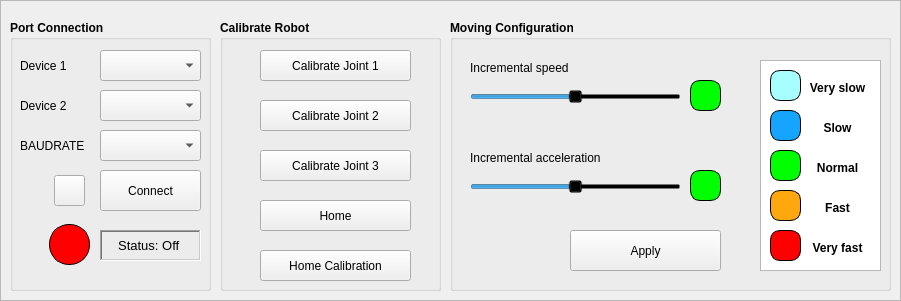
     <widget class="QFrame" name="frame1">
      <property name="geometry">
       <rect>
        <x>0</x>
        <y>0</y>
        <width>901</width>
        <height>301</height>
       </rect>
      </property>
      <property name="frameShape">
       <enum>QFrame::StyledPanel</enum>
      </property>
      <property name="frameShadow">
       <enum>QFrame::Plain</enum>
      </property>
      <widget class="QGroupBox" name="groupBox_1">
       <property name="geometry">
        <rect>
         <x>10</x>
         <y>20</y>
         <width>201</width>
         <height>271</height>
        </rect>
       </property>
       <property name="font">
        <font>
         <pointsize>9</pointsize>
         <weight>75</weight>
         <italic>false</italic>
         <bold>true</bold>
         <underline>false</underline>
        </font>
       </property>
       <property name="title">
        <string>Port Connection</string>
       </property>
       <widget class="QLabel" name="com_label">
        <property name="geometry">
         <rect>
          <x>10</x>
          <y>30</y>
          <width>55</width>
          <height>31</height>
         </rect>
        </property>
        <property name="font">
         <font>
          <pointsize>9</pointsize>
          <weight>50</weight>
          <bold>false</bold>
          <underline>false</underline>
         </font>
        </property>
        <property name="layoutDirection">
         <enum>Qt::LeftToRight</enum>
        </property>
        <property name="styleSheet">
         <string notr="true">background: transparent;</string>
        </property>
        <property name="text">
         <string>Device 1</string>
        </property>
       </widget>
       <widget class="QLabel" name="baud_label">
        <property name="geometry">
         <rect>
          <x>10</x>
          <y>110</y>
          <width>81</width>
          <height>31</height>
         </rect>
        </property>
        <property name="font">
         <font>
          <pointsize>9</pointsize>
          <weight>50</weight>
          <bold>false</bold>
          <underline>false</underline>
         </font>
        </property>
        <property name="styleSheet">
         <string notr="true">background: transparent;</string>
        </property>
        <property name="text">
         <string>BAUDRATE</string>
        </property>
       </widget>
       <widget class="QPushButton" name="btn_cnt">
        <property name="geometry">
         <rect>
          <x>90</x>
          <y>150</y>
          <width>101</width>
          <height>41</height>
         </rect>
        </property>
        <property name="font">
         <font>
          <pointsize>9</pointsize>
          <weight>50</weight>
          <bold>false</bold>
          <underline>false</underline>
         </font>
        </property>
        <property name="cursor">
         <cursorShape>PointingHandCursor</cursorShape>
        </property>
        <property name="styleSheet">
         <string notr="true"/>
        </property>
        <property name="text">
         <string>Connect</string>
        </property>
       </widget>
       <widget class="QComboBox" name="cb_com">
        <property name="geometry">
         <rect>
          <x>90</x>
          <y>30</y>
          <width>101</width>
          <height>31</height>
         </rect>
        </property>
        <property name="font">
         <font>
          <pointsize>9</pointsize>
          <weight>50</weight>
          <bold>false</bold>
         </font>
        </property>
        <property name="toolTip">
         <string extracomment="Connect to Robot"/>
        </property>
       </widget>
       <widget class="QComboBox" name="cb_baudrate">
        <property name="geometry">
         <rect>
          <x>90</x>
          <y>110</y>
          <width>101</width>
          <height>31</height>
         </rect>
        </property>
        <property name="font">
         <font>
          <pointsize>9</pointsize>
          <weight>50</weight>
          <bold>false</bold>
         </font>
        </property>
       </widget>
       <widget class="QLabel" name="light_stt">
        <property name="geometry">
         <rect>
          <x>39</x>
          <y>204</y>
          <width>41</width>
          <height>41</height>
         </rect>
        </property>
        <property name="styleSheet">
         <string notr="true">background: rgb(255,0,0); border-radius:20px;
border-color: rgb(0, 0, 0);
border-width : 0.5px;
border-style:inset;</string>
        </property>
        <property name="text">
         <string/>
        </property>
       </widget>
       <widget class="QLabel" name="text_stt">
        <property name="geometry">
         <rect>
          <x>90</x>
          <y>210</y>
          <width>101</width>
          <height>31</height>
         </rect>
        </property>
        <property name="font">
         <font>
          <pointsize>10</pointsize>
          <weight>50</weight>
          <bold>false</bold>
          <underline>false</underline>
         </font>
        </property>
        <property name="frameShape">
         <enum>QFrame::WinPanel</enum>
        </property>
        <property name="frameShadow">
         <enum>QFrame::Sunken</enum>
        </property>
        <property name="text">
         <string>Status: Off </string>
        </property>
        <property name="alignment">
         <set>Qt::AlignCenter</set>
        </property>
       </widget>
       <widget class="QComboBox" name="cb_com_2">
        <property name="geometry">
         <rect>
          <x>90</x>
          <y>70</y>
          <width>101</width>
          <height>31</height>
         </rect>
        </property>
        <property name="font">
         <font>
          <pointsize>9</pointsize>
          <weight>50</weight>
          <bold>false</bold>
         </font>
        </property>
        <property name="toolTip">
         <string extracomment="Connect to Conveyor"/>
        </property>
       </widget>
       <widget class="QLabel" name="com_label_2">
        <property name="geometry">
         <rect>
          <x>10</x>
          <y>70</y>
          <width>55</width>
          <height>31</height>
         </rect>
        </property>
        <property name="font">
         <font>
          <pointsize>9</pointsize>
          <weight>50</weight>
          <bold>false</bold>
          <underline>false</underline>
         </font>
        </property>
        <property name="layoutDirection">
         <enum>Qt::LeftToRight</enum>
        </property>
        <property name="styleSheet">
         <string notr="true">background: transparent;</string>
        </property>
        <property name="text">
         <string>Device 2</string>
        </property>
       </widget>
       <widget class="QPushButton" name="btn_renew_ports">
        <property name="geometry">
         <rect>
          <x>44</x>
          <y>155</y>
          <width>31</width>
          <height>31</height>
         </rect>
        </property>
        <property name="cursor">
         <cursorShape>PointingHandCursor</cursorShape>
        </property>
        <property name="text">
         <string/>
        </property>
        <property name="icon">
         <iconset>
          <normaloff>icon_reset.png</normaloff>icon_reset.png</iconset>
        </property>
        <property name="autoDefault">
         <bool>false</bool>
        </property>
        <property name="default">
         <bool>false</bool>
        </property>
        <property name="flat">
         <bool>false</bool>
        </property>
       </widget>
      </widget>
      <widget class="QGroupBox" name="groupBox_7">
       <property name="enabled">
        <bool>true</bool>
       </property>
       <property name="geometry">
        <rect>
         <x>220</x>
         <y>20</y>
         <width>221</width>
         <height>271</height>
        </rect>
       </property>
       <property name="font">
        <font>
         <pointsize>9</pointsize>
         <weight>75</weight>
         <bold>true</bold>
        </font>
       </property>
       <property name="title">
        <string>Calibrate Robot</string>
       </property>
       <widget class="QPushButton" name="btn_calibJ1">
        <property name="geometry">
         <rect>
          <x>40</x>
          <y>30</y>
          <width>151</width>
          <height>31</height>
         </rect>
        </property>
        <property name="font">
         <font>
          <pointsize>9</pointsize>
          <weight>50</weight>
          <bold>false</bold>
         </font>
        </property>
        <property name="cursor">
         <cursorShape>PointingHandCursor</cursorShape>
        </property>
        <property name="text">
         <string>Calibrate Joint 1</string>
        </property>
        <property name="icon">
         <iconset>
          <normaloff>icon_calib.png</normaloff>icon_calib.png</iconset>
        </property>
        <property name="autoDefault">
         <bool>true</bool>
        </property>
       </widget>
       <widget class="QPushButton" name="btn_calibJ2">
        <property name="geometry">
         <rect>
          <x>40</x>
          <y>80</y>
          <width>151</width>
          <height>31</height>
         </rect>
        </property>
        <property name="font">
         <font>
          <pointsize>9</pointsize>
          <weight>50</weight>
          <bold>false</bold>
         </font>
        </property>
        <property name="cursor">
         <cursorShape>PointingHandCursor</cursorShape>
        </property>
        <property name="text">
         <string>Calibrate Joint 2</string>
        </property>
        <property name="icon">
         <iconset>
          <normaloff>icon_calib.png</normaloff>icon_calib.png</iconset>
        </property>
        <property name="autoDefault">
         <bool>true</bool>
        </property>
       </widget>
       <widget class="QPushButton" name="btn_calibJ3">
        <property name="geometry">
         <rect>
          <x>40</x>
          <y>130</y>
          <width>151</width>
          <height>31</height>
         </rect>
        </property>
        <property name="font">
         <font>
          <pointsize>9</pointsize>
          <weight>50</weight>
          <bold>false</bold>
         </font>
        </property>
        <property name="cursor">
         <cursorShape>PointingHandCursor</cursorShape>
        </property>
        <property name="text">
         <string>Calibrate Joint 3</string>
        </property>
        <property name="icon">
         <iconset>
          <normaloff>icon_calib.png</normaloff>icon_calib.png</iconset>
        </property>
        <property name="autoDefault">
         <bool>true</bool>
        </property>
       </widget>
       <widget class="QPushButton" name="btn_Home">
        <property name="geometry">
         <rect>
          <x>40</x>
          <y>180</y>
          <width>151</width>
          <height>31</height>
         </rect>
        </property>
        <property name="font">
         <font>
          <pointsize>9</pointsize>
          <weight>50</weight>
          <bold>false</bold>
         </font>
        </property>
        <property name="cursor">
         <cursorShape>PointingHandCursor</cursorShape>
        </property>
        <property name="text">
         <string>Home</string>
        </property>
        <property name="shortcut">
         <string>H</string>
        </property>
        <property name="autoDefault">
         <bool>true</bool>
        </property>
       </widget>
       <widget class="QPushButton" name="btn_calibHome">
        <property name="geometry">
         <rect>
          <x>40</x>
          <y>230</y>
          <width>151</width>
          <height>31</height>
         </rect>
        </property>
        <property name="font">
         <font>
          <pointsize>9</pointsize>
          <weight>50</weight>
          <bold>false</bold>
         </font>
        </property>
        <property name="cursor">
         <cursorShape>PointingHandCursor</cursorShape>
        </property>
        <property name="text">
         <string>Home Calibration</string>
        </property>
        <property name="shortcut">
         <string>Ctrl+H</string>
        </property>
        <property name="autoDefault">
         <bool>true</bool>
        </property>
       </widget>
      </widget>
      <widget class="QGroupBox" name="groupBox_6">
       <property name="geometry">
        <rect>
         <x>450</x>
         <y>20</y>
         <width>441</width>
         <height>271</height>
        </rect>
       </property>
       <property name="font">
        <font>
         <pointsize>9</pointsize>
         <weight>75</weight>
         <bold>true</bold>
        </font>
       </property>
       <property name="title">
        <string>Moving Configuration </string>
       </property>
       <widget class="QLabel" name="label_15">
        <property name="geometry">
         <rect>
          <x>20</x>
          <y>40</y>
          <width>131</width>
          <height>16</height>
         </rect>
        </property>
        <property name="font">
         <font>
          <pointsize>9</pointsize>
          <weight>50</weight>
          <bold>false</bold>
         </font>
        </property>
        <property name="styleSheet">
         <string notr="true">background: transparent;</string>
        </property>
        <property name="text">
         <string>Incremental speed</string>
        </property>
       </widget>
       <widget class="QSlider" name="slide_speed">
        <property name="geometry">
         <rect>
          <x>20</x>
          <y>70</y>
          <width>211</width>
          <height>22</height>
         </rect>
        </property>
        <property name="styleSheet">
         <string notr="true">background: transparent;</string>
        </property>
        <property name="maximum">
         <number>40000</number>
        </property>
        <property name="singleStep">
         <number>2000</number>
        </property>
        <property name="pageStep">
         <number>10</number>
        </property>
        <property name="value">
         <number>20000</number>
        </property>
        <property name="sliderPosition">
         <number>20000</number>
        </property>
        <property name="orientation">
         <enum>Qt::Horizontal</enum>
        </property>
        <property name="tickPosition">
         <enum>QSlider::TicksBelow</enum>
        </property>
        <property name="tickInterval">
         <number>2000</number>
        </property>
       </widget>
       <widget class="QPushButton" name="btn_apply">
        <property name="geometry">
         <rect>
          <x>120</x>
          <y>210</y>
          <width>151</width>
          <height>41</height>
         </rect>
        </property>
        <property name="font">
         <font>
          <pointsize>9</pointsize>
          <weight>50</weight>
          <bold>false</bold>
         </font>
        </property>
        <property name="cursor">
         <cursorShape>PointingHandCursor</cursorShape>
        </property>
        <property name="text">
         <string>Apply</string>
        </property>
        <property name="iconSize">
         <size>
          <width>20</width>
          <height>20</height>
         </size>
        </property>
        <property name="autoDefault">
         <bool>true</bool>
        </property>
       </widget>
       <widget class="QLabel" name="label_35">
        <property name="geometry">
         <rect>
          <x>20</x>
          <y>130</y>
          <width>171</width>
          <height>16</height>
         </rect>
        </property>
        <property name="font">
         <font>
          <pointsize>9</pointsize>
          <weight>50</weight>
          <bold>false</bold>
         </font>
        </property>
        <property name="styleSheet">
         <string notr="true">background: transparent;</string>
        </property>
        <property name="text">
         <string>Incremental acceleration</string>
        </property>
       </widget>
       <widget class="QSlider" name="slide_acc">
        <property name="geometry">
         <rect>
          <x>20</x>
          <y>160</y>
          <width>211</width>
          <height>22</height>
         </rect>
        </property>
        <property name="styleSheet">
         <string notr="true">background: transparent;</string>
        </property>
        <property name="maximum">
         <number>40000</number>
        </property>
        <property name="singleStep">
         <number>2000</number>
        </property>
        <property name="value">
         <number>20000</number>
        </property>
        <property name="orientation">
         <enum>Qt::Horizontal</enum>
        </property>
        <property name="tickPosition">
         <enum>QSlider::TicksBelow</enum>
        </property>
        <property name="tickInterval">
         <number>2000</number>
        </property>
       </widget>
       <widget class="QLabel" name="light_stt_sp">
        <property name="geometry">
         <rect>
          <x>240</x>
          <y>60</y>
          <width>31</width>
          <height>31</height>
         </rect>
        </property>
        <property name="styleSheet">
         <string notr="true">background: rgb(0,255,0); border-radius:10px;
border-color: rgb(0, 0, 0);
border-width : 0.5px;
border-style:inset;</string>
        </property>
        <property name="text">
         <string/>
        </property>
       </widget>
       <widget class="QLabel" name="light_stt_acc">
        <property name="geometry">
         <rect>
          <x>240</x>
          <y>150</y>
          <width>31</width>
          <height>31</height>
         </rect>
        </property>
        <property name="styleSheet">
         <string notr="true">background: rgb(0,255,0); border-radius:10px;
border-color: rgb(0, 0, 0);
border-width : 0.5px;
border-style:inset;</string>
        </property>
        <property name="text">
         <string/>
        </property>
       </widget>
       <widget class="QListView" name="listView">
        <property name="geometry">
         <rect>
          <x>310</x>
          <y>40</y>
          <width>121</width>
          <height>211</height>
         </rect>
        </property>
       </widget>
       <widget class="QLabel" name="light_stt_sp_2">
        <property name="geometry">
         <rect>
          <x>320</x>
          <y>50</y>
          <width>31</width>
          <height>31</height>
         </rect>
        </property>
        <property name="styleSheet">
         <string notr="true">background:rgb(166, 254, 255); border-radius:10px;
border-color: rgb(0, 0, 0);
border-width : 0.5px;
border-style:inset;</string>
        </property>
        <property name="text">
         <string/>
        </property>
       </widget>
       <widget class="QLabel" name="light_stt_sp_3">
        <property name="geometry">
         <rect>
          <x>320</x>
          <y>90</y>
          <width>31</width>
          <height>31</height>
         </rect>
        </property>
        <property name="styleSheet">
         <string notr="true">background: rgb(21, 165, 255); border-radius:10px;
border-color: rgb(0, 0, 0);
border-width : 0.5px;
border-style:inset;</string>
        </property>
        <property name="text">
         <string/>
        </property>
       </widget>
       <widget class="QLabel" name="light_stt_sp_4">
        <property name="geometry">
         <rect>
          <x>320</x>
          <y>130</y>
          <width>31</width>
          <height>31</height>
         </rect>
        </property>
        <property name="styleSheet">
         <string notr="true">background: rgb(0,255,0); border-radius:10px;
border-color: rgb(0, 0, 0);
border-width : 0.5px;
border-style:inset;</string>
        </property>
        <property name="text">
         <string/>
        </property>
       </widget>
       <widget class="QLabel" name="light_stt_sp_5">
        <property name="geometry">
         <rect>
          <x>320</x>
          <y>170</y>
          <width>31</width>
          <height>31</height>
         </rect>
        </property>
        <property name="styleSheet">
         <string notr="true">background: rgb(255, 167, 15); border-radius:10px;
border-color: rgb(0, 0, 0);
border-width : 0.5px;
border-style:inset;</string>
        </property>
        <property name="text">
         <string/>
        </property>
       </widget>
       <widget class="QLabel" name="light_stt_sp_6">
        <property name="geometry">
         <rect>
          <x>320</x>
          <y>210</y>
          <width>31</width>
          <height>31</height>
         </rect>
        </property>
        <property name="styleSheet">
         <string notr="true">background: rgb(255,0,0); border-radius:10px;
border-color: rgb(0, 0, 0);
border-width : 0.5px;
border-style:inset;</string>
        </property>
        <property name="text">
         <string/>
        </property>
       </widget>
       <widget class="QLabel" name="label_33">
        <property name="geometry">
         <rect>
          <x>360</x>
          <y>60</y>
          <width>55</width>
          <height>16</height>
         </rect>
        </property>
        <property name="styleSheet">
         <string notr="true">background: transparent;</string>
        </property>
        <property name="text">
         <string>Very slow</string>
        </property>
        <property name="alignment">
         <set>Qt::AlignCenter</set>
        </property>
       </widget>
       <widget class="QLabel" name="label_36">
        <property name="geometry">
         <rect>
          <x>360</x>
          <y>140</y>
          <width>55</width>
          <height>16</height>
         </rect>
        </property>
        <property name="styleSheet">
         <string notr="true">background: transparent;</string>
        </property>
        <property name="text">
         <string>Normal</string>
        </property>
        <property name="alignment">
         <set>Qt::AlignCenter</set>
        </property>
       </widget>
       <widget class="QLabel" name="label_45">
        <property name="geometry">
         <rect>
          <x>360</x>
          <y>100</y>
          <width>55</width>
          <height>16</height>
         </rect>
        </property>
        <property name="styleSheet">
         <string notr="true">background: transparent;</string>
        </property>
        <property name="text">
         <string>Slow</string>
        </property>
        <property name="alignment">
         <set>Qt::AlignCenter</set>
        </property>
       </widget>
       <widget class="QLabel" name="label_49">
        <property name="geometry">
         <rect>
          <x>360</x>
          <y>180</y>
          <width>55</width>
          <height>16</height>
         </rect>
        </property>
        <property name="styleSheet">
         <string notr="true">background: transparent;</string>
        </property>
        <property name="text">
         <string>Fast</string>
        </property>
        <property name="alignment">
         <set>Qt::AlignCenter</set>
        </property>
       </widget>
       <widget class="QLabel" name="label_51">
        <property name="geometry">
         <rect>
          <x>360</x>
          <y>220</y>
          <width>55</width>
          <height>16</height>
         </rect>
        </property>
        <property name="styleSheet">
         <string notr="true">background: transparent;</string>
        </property>
        <property name="text">
         <string>Very fast</string>
        </property>
        <property name="alignment">
         <set>Qt::AlignCenter</set>
        </property>
       </widget>
      </widget>
     </widget>
